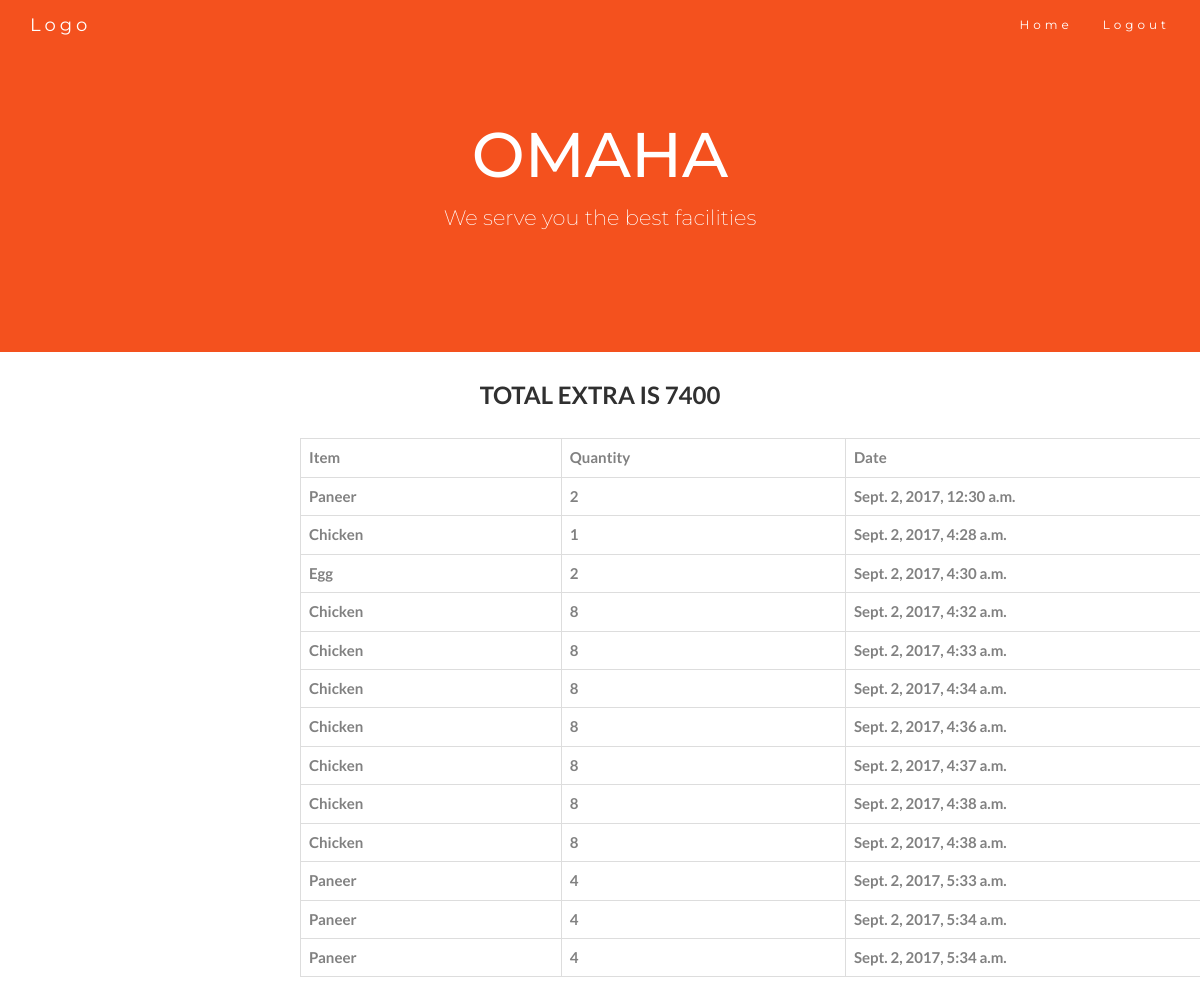
Screenshot of /main/disp/ (signed in) with the database file from the repository.
### main/models.py (models this page shows, shortened)
class Purchase(models.Model):
	regno = models.IntegerField(max_length = 6)
	item = models.CharField(max_length = 30)
	quantity = models.IntegerField(max_length = 3)
	price = models.IntegerField(max_length = 4)
	date = models.DateTimeField(default=timezone.now)

### main/views.py (the view)
def disp(request):
	u=request.user
	us = UserProfile.objects.filter(user = u)
	ext = us[0].extras
	regno = us[0].regno
	rec = Purchase.objects.filter( regno = regno)
	return render(request,'main/list.html',{'rec':rec,'ext':ext})

### main/templates/main/list.html (shortened to what this page needs)
<!DOCTYPE html>
<html lang="en">
<head>
  <link rel="stylesheet" href="https://maxcdn.bootstrapcdn.com/bootstrap/3.3.7/css/bootstrap.min.css">
</head>
<body id="myPage" data-spy="scroll" data-target=".navbar" data-offset="60">
<nav class="navbar navbar-default navbar-fixed-top">
  <div class="container">
    <div class="navbar-header">
      <a class="navbar-brand" href="#myPage">Logo</a>
    </div>
    <div class="collapse navbar-collapse" id="myNavbar">
      <ul class="nav navbar-nav navbar-right">
        <li><a href = "/main">Home</a></li>
        <li><a href = "/Login/signout">Logout</a></li>
      </ul>
    </div>
  </div>
</nav>
<div class="jumbotron text-center">
  <h1>OMAHA</h1>
  <p>We serve you the best facilities</p>
 </div>
 <div>
 <h2 align="center"> Total extra is {{ ext }} </h2>
 </div>
<div class="table-responsive">
  <table class="table table-bordered" style="margin-left: 300px; margin-right: 200px;" >
    <tr>
    <th> Item </th>
    <th> Quantity </th>
    <th> Date </th>
    </tr>
    {% for r in rec %}
    <tr>
    <th>{{ r.item }}</th>
    <th>{{ r.quantity }}</th>
 	<th>{{r.date}}</th>
	{% endfor %}
  </table>
</div>

### main/templates/main/list.html (style rules this page uses)
body { font: 400 15px Lato, sans-serif; line-height: 1.8; color: #818181; }
h2 { font-size: 24px; text-transform: uppercase; color: #303030; font-weight: 600; margin-bottom: 30px; }
.jumbotron { background-color: #f4511e; color: #fff; padding: 100px 25px; font-family: Montserrat, sans-serif; }
.navbar { margin-bottom: 0; background-color: #f4511e; z-index: 9999; border: 0; font-size: 12px !important; line-height: 1.42857143 !important; letter-spacing: 4px; border-radius: 0; font-family: Montserrat, sans-serif; }
.navbar li a, .navbar .navbar-brand { color: #fff !important; }

### rows the page displays
Purchase: item "Paneer", quantity "2", date "Sept. 2, 2017, 12:30 a.m."
Purchase: item "Chicken", quantity "1", date "Sept. 2, 2017, 4:28 a.m."
Purchase: item "Egg", quantity "2", date "Sept. 2, 2017, 4:30 a.m."
Purchase: item "Chicken", quantity "8", date "Sept. 2, 2017, 4:32 a.m."
Purchase: item "Chicken", quantity "8", date "Sept. 2, 2017, 4:33 a.m."
Purchase: item "Chicken", quantity "8", date "Sept. 2, 2017, 4:34 a.m."
Purchase: item "Chicken", quantity "8", date "Sept. 2, 2017, 4:36 a.m."
Purchase: item "Chicken", quantity "8", date "Sept. 2, 2017, 4:37 a.m."
Purchase: item "Chicken", quantity "8", date "Sept. 2, 2017, 4:38 a.m."
Purchase: item "Chicken", quantity "8", date "Sept. 2, 2017, 4:38 a.m."
Purchase: item "Paneer", quantity "4", date "Sept. 2, 2017, 5:33 a.m."
Purchase: item "Paneer", quantity "4", date "Sept. 2, 2017, 5:34 a.m."
Purchase: item "Paneer", quantity "4", date "Sept. 2, 2017, 5:34 a.m."

### other values shown
{{ ext }} "7400"
